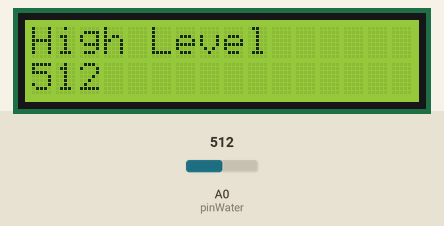
Bench run of a sketch on a simulated Arduino Uno, built with avr-gcc and run on an emulated ATmega328P. Parts: 16×2 character LCD. Inputs (shaded band) come from the test bench; at power-on: A0 (pinWater) = 512.

Above: at 1.5 s.
1.6 s: A0 (pinWater) set to 271
At 3.7 s:
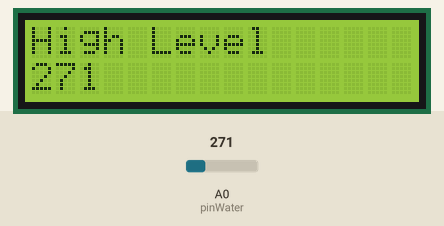
4.0 s: A0 (pinWater) set to 242
At 5.5 s:
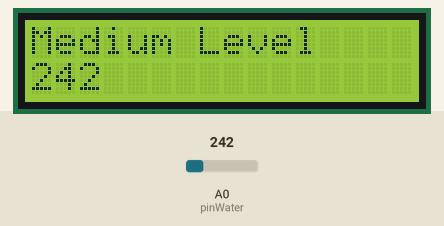
6.2 s: A0 (pinWater) set to 211
At 8.2 s:
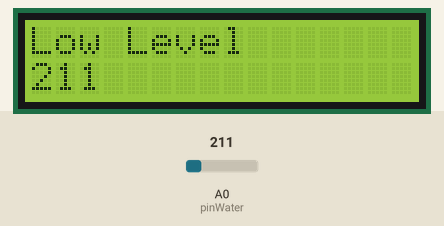
Timing chart, 0 to 9.7 s (numbered marks = the images above; inputs shaded):
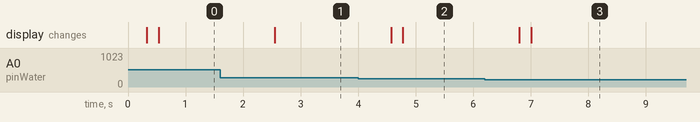

The sketch:

watersensor.ino
```cpp
#include <Wire.h>
#include <LiquidCrystal_I2C.h>


LiquidCrystal_I2C lcd(0x27, 16, 2);

const int pinWater = 0;
int waterLvl;

void setup() {
  // put your setup code here, to run once:
  lcd.clear();
  lcd.begin();
  delay(250);

}

void loop() {
  // put your main code here, to run repeatedly:

  waterLvl = analogRead(pinWater);
  //lcd.setCursor(0,0);
  //lcd.println(waterLvl);
  if (waterLvl > 200 and waterLvl < 230) {
    lcd.clear();
    lcd.print("Low Level");
    lcd.setCursor(0,1);
    delay(200);
    while (waterLvl > 200 and waterLvl < 230) {
      lcd.print(waterLvl);
      waterLvl = analogRead(pinWater);
      lcd.setCursor(0,1);
      lcd.print("");
      delay(500);
    }
  }
  else if (waterLvl > 230 and waterLvl < 290) {
    lcd.clear();
    lcd.print("Medium Level");
    lcd.setCursor(0,1);
    delay(200);
    while (waterLvl > 230 and waterLvl < 290) {
      lcd.print(waterLvl);
      waterLvl = analogRead(pinWater);
      lcd.setCursor(0,1);
      lcd.print("");
      delay(500);
    }
  }
  else if (waterLvl > 290) {
    lcd.clear();
    lcd.print("High Level");
    lcd.setCursor(0,1);
    delay(200);
    while (waterLvl > 260) {
      lcd.print(waterLvl);
      waterLvl = analogRead(pinWater);
      lcd.setCursor(0,1);
      lcd.print("");
      delay(500);
    }

  }

}
```

Measured:
- the behaviour switches between 261 and 260 on A0 (pinWater) (found by bisection; images 1 and 2)
- the behaviour switches between 230 and 229 on A0 (pinWater) (found by bisection; images 2 and 3)
- after the input at 1.6 s, the display: changes after 0.95 s (image 1)
- after the input at 4.0 s, the display: first changes after 0.58 s (image 2 shows a later state)
- after the input at 6.2 s, the display: first changes after 0.60 s (image 3 shows a later state)
